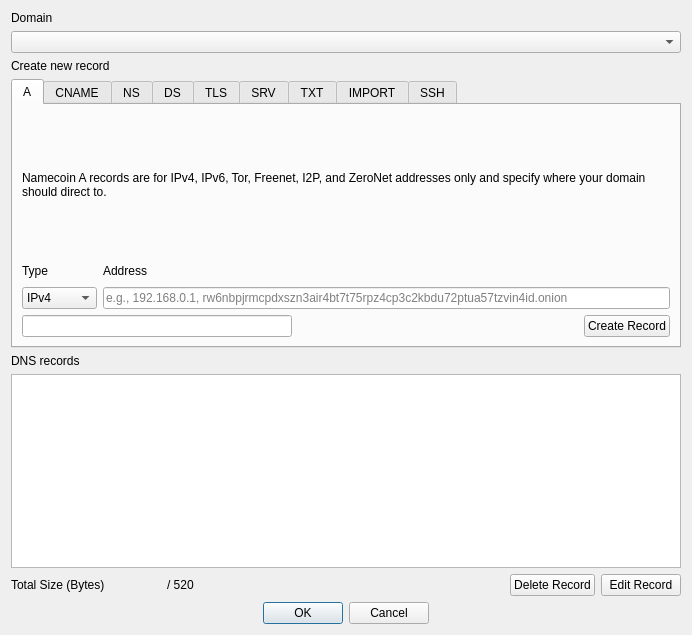
<?xml version="1.0" encoding="UTF-8"?>
<ui version="4.0">
 <class>DNSDialog</class>
 <widget class="QDialog" name="DNSDialog">
  <property name="geometry">
   <rect>
    <x>0</x>
    <y>0</y>
    <width>692</width>
    <height>635</height>
   </rect>
  </property>
  <property name="windowTitle">
   <string>DNS Builder</string>
  </property>
  <property name="modal">
   <bool>true</bool>
  </property>
  <layout class="QVBoxLayout" name="verticalLayout">
   <item>
    <layout class="QVBoxLayout" name="verticalLayout_15">
     <item>
      <widget class="QLabel" name="labelDomain">
       <property name="text">
        <string>Domain</string>
       </property>
      </widget>
     </item>
     <item>
      <widget class="QComboBox" name="comboDomain"/>
     </item>
    </layout>
   </item>
   <item>
    <widget class="QLabel" name="labelCreateRecord">
     <property name="text">
      <string>Create new record</string>
     </property>
     <property name="textFormat">
      <enum>Qt::PlainText</enum>
     </property>
    </widget>
   </item>
   <item>
    <widget class="QTabWidget" name="tabRecords">
     <property name="maximumSize">
      <size>
       <width>16777215</width>
       <height>269</height>
      </size>
     </property>
     <property name="currentIndex">
      <number>0</number>
     </property>
     <widget class="QWidget" name="tabA">
      <attribute name="title">
       <string>A</string>
      </attribute>
      <layout class="QGridLayout" name="gridLayout">
       <item row="0" column="0" colspan="4">
        <widget class="QLabel" name="labelADesc">
         <property name="maximumSize">
          <size>
           <width>16777215</width>
           <height>16777215</height>
          </size>
         </property>
         <property name="text">
          <string>Namecoin A records are for IPv4, IPv6, Tor, Freenet, I2P, and ZeroNet addresses only and specify where your domain should direct to.</string>
         </property>
         <property name="wordWrap">
          <bool>true</bool>
         </property>
        </widget>
       </item>
       <item row="1" column="0" colspan="4">
        <layout class="QHBoxLayout" name="horizontalLayout_2">
         <item>
          <layout class="QVBoxLayout" name="verticalLayout_3">
           <item>
            <widget class="QLabel" name="labelHostType">
             <property name="maximumSize">
              <size>
               <width>16777215</width>
               <height>20</height>
              </size>
             </property>
             <property name="text">
              <string>Type</string>
             </property>
            </widget>
           </item>
           <item>
            <widget class="QComboBox" name="comboHostType">
             <item>
              <property name="text">
               <string>IPv4</string>
              </property>
             </item>
             <item>
              <property name="text">
               <string>IPv6</string>
              </property>
             </item>
             <item>
              <property name="text">
               <string>Tor</string>
              </property>
             </item>
             <item>
              <property name="text">
               <string>Freenet</string>
              </property>
             </item>
             <item>
              <property name="text">
               <string>I2P</string>
              </property>
             </item>
             <item>
              <property name="text">
               <string>ZeroNet</string>
              </property>
             </item>
            </widget>
           </item>
          </layout>
         </item>
         <item>
          <layout class="QVBoxLayout" name="verticalLayout_8">
           <item>
            <widget class="QLabel" name="labelAHostname">
             <property name="maximumSize">
              <size>
               <width>16777215</width>
               <height>20</height>
              </size>
             </property>
             <property name="text">
              <string>Address</string>
             </property>
            </widget>
           </item>
           <item>
            <widget class="QValidatedLineEdit" name="editAHostname">
             <property name="text">
              <string/>
             </property>
             <property name="placeholderText">
              <string>e.g., 192.168.0.1, rw6nbpjrmcpdxszn3air4bt7t75rpz4cp3c2kbdu72ptua57tzvin4id.onion</string>
             </property>
            </widget>
           </item>
          </layout>
         </item>
        </layout>
       </item>
       <item row="2" column="1">
        <spacer name="horizontalSpacer">
         <property name="orientation">
          <enum>Qt::Horizontal</enum>
         </property>
         <property name="sizeHint" stdset="0">
          <size>
           <width>274</width>
           <height>20</height>
          </size>
         </property>
        </spacer>
       </item>
       <item row="2" column="3">
        <widget class="QPushButton" name="btnACreate">
         <property name="text">
          <string>Create Record</string>
         </property>
        </widget>
       </item>
       <item row="2" column="0">
        <widget class="QValidatedLineEdit" name="error_label">
         <property name="enabled">
          <bool>true</bool>
         </property>
         <property name="text">
          <string/>
         </property>
         <property name="placeholderText">
          <string/>
         </property>
        </widget>
       </item>
      </layout>
     </widget>
     <widget class="QWidget" name="tabCNAME">
      <attribute name="title">
       <string>CNAME</string>
      </attribute>
      <layout class="QVBoxLayout" name="verticalLayout_Network">
       <item>
        <widget class="QLabel" name="labelCNAMEDesc">
         <property name="text">
          <string>CNAME records act as an alias by mapping a hostname to another hostname. Absolute domain names must end with a dot (.).</string>
         </property>
         <property name="wordWrap">
          <bool>true</bool>
         </property>
        </widget>
       </item>
       <item>
        <layout class="QHBoxLayout" name="horizontalLayout_6">
         <!-- TODO: Reconcile this with Namecoin Core, which includes a "Hostname" field. -->
         <!--<item>
          <layout class="QVBoxLayout" name="verticalLayout_11">
           <item>
            <widget class="QLabel" name="labelCNAMEHost">
             <property name="maximumSize">
              <size>
               <width>16777215</width>
               <height>20</height>
              </size>
             </property>
             <property name="text">
              <string>Hostname</string>
             </property>
            </widget>
           </item>
           <item>
            <widget class="QValidatedLineEdit" name="editCNAMEHost">
             <property name="placeholderText">
              <string>e.g., www, mail</string>
             </property>
            </widget>
           </item>
          </layout>
         </item>-->
         <item>
          <layout class="QVBoxLayout" name="verticalLayout_12">
           <item>
            <widget class="QLabel" name="labelCNAMEAlias">
             <property name="maximumSize">
              <size>
               <width>16777215</width>
               <height>20</height>
              </size>
             </property>
             <property name="text">
              <string>Alias of</string>
             </property>
            </widget>
           </item>
           <item>
            <widget class="QValidatedLineEdit" name="editCNAMEAlias">
             <property name="text">
              <string/>
             </property>
             <property name="placeholderText">
              <string>e.g., namecoin.bit.</string>
             </property>
            </widget>
           </item>
          </layout>
         </item>
        </layout>
       </item>
       <item>
        <layout class="QHBoxLayout" name="horizontalLayout_7">
         <item>
          <spacer name="horizontalSpacer_3">
           <property name="orientation">
            <enum>Qt::Horizontal</enum>
           </property>
           <property name="sizeHint" stdset="0">
            <size>
             <width>40</width>
             <height>20</height>
            </size>
           </property>
          </spacer>
         </item>
         <item>
          <widget class="QPushButton" name="btnCNAMECreate">
           <property name="text">
            <string>Create Record</string>
           </property>
          </widget>
         </item>
        </layout>
       </item>
      </layout>
     </widget>
     <!--
     <widget class="QWidget" name="tabSOARP">
      <attribute name="title">
       <string>SOA/RP</string>
      </attribute>
      <layout class="QVBoxLayout" name="verticalLayout_Window">
       <item>
        <widget class="QLabel" name="labelSOARPDesc">
         <property name="text">
          <string>Domain holder e-mail address and/or information. (This is recommended at the domain level and will be inserted into the SOA record of DNS bridges.)</string>
         </property>
         <property name="wordWrap">
          <bool>true</bool>
         </property>
        </widget>
       </item>
       <item>
        <layout class="QVBoxLayout" name="verticalLayout_19">
         <item>
          <widget class="QLabel" name="labelSOARPEmail">
           <property name="text">
            <string>Email</string>
           </property>
          </widget>
         </item>
         <item>
          <widget class="QValidatedLineEdit" name="editSOARPEmail">
           <property name="placeholderText">
            <string>e.g., email@host.domain</string>
           </property>
          </widget>
         </item>
         <item>
          <widget class="QLabel" name="labelSOARPInfo">
           <property name="text">
            <string>Info</string>
           </property>
          </widget>
         </item>
         <item>
          <widget class="QLineEdit" name="editSOARPInfo">
           <property name="placeholderText">
            <string>e.g., Example Name</string>
           </property>
          </widget>
         </item>
        </layout>
       </item>
       <item>
        <layout class="QHBoxLayout" name="horizontalLayout_4">
         <item>
          <spacer name="horizontalSpacer_2">
           <property name="orientation">
            <enum>Qt::Horizontal</enum>
           </property>
           <property name="sizeHint" stdset="0">
            <size>
             <width>40</width>
             <height>20</height>
            </size>
           </property>
          </spacer>
         </item>
         <item>
          <widget class="QPushButton" name="btnSOARPCreate">
           <property name="text">
            <string>Create Record</string>
           </property>
          </widget>
         </item>
        </layout>
       </item>
      </layout>
     </widget>
     <widget class="QWidget" name="tabDNAME">
      <attribute name="title">
       <string>DNAME</string>
      </attribute>
      <layout class="QVBoxLayout" name="verticalLayout_Display">
       <item>
        <widget class="QLabel" name="labelDNAMEDesc">
         <property name="text">
          <string>Specifies that all subdomains of this name are translated to the given string before lookup. As with CNAME, absolute domain names must end with a dot (.).</string>
         </property>
         <property name="wordWrap">
          <bool>true</bool>
         </property>
        </widget>
       </item>
       <item>
        <widget class="QValidatedLineEdit" name="editDNAMEHost">
         <property name="placeholderText">
          <string>e.g., otherhost.bit.</string>
         </property>
        </widget>
       </item>
       <item>
        <layout class="QHBoxLayout" name="horizontalLayout_1_Display">
         <item>
          <spacer name="horizontalSpacer_4">
           <property name="orientation">
            <enum>Qt::Horizontal</enum>
           </property>
           <property name="sizeHint" stdset="0">
            <size>
             <width>40</width>
             <height>20</height>
            </size>
           </property>
          </spacer>
         </item>
         <item>
          <widget class="QPushButton" name="btnDNAMECreate">
           <property name="text">
            <string>Create Record</string>
           </property>
          </widget>
         </item>
        </layout>
       </item>
      </layout>
     </widget>
     -->
     <widget class="QWidget" name="tabNS">
      <property name="autoFillBackground">
       <bool>false</bool>
      </property>
      <attribute name="title">
       <string>NS</string>
      </attribute>
      <layout class="QVBoxLayout" name="verticalLayout_2" stretch="0,0,0">
       <item>
        <widget class="QLabel" name="labelNSDesc">
         <property name="text">
          <!-- TODO: Reconcile this text with Namecoin Core, which recommends listing multiple nameservers at once. -->
          <string>Master nameserver of the configured domain. Note that this delegates all IP related responsibility of this domain and its sub-domains to the master server, effectively bypassing other settings (e.g. A records). Absolute domains must end in a dot (.). IP addresses are not allowed.</string>
         </property>
         <property name="wordWrap">
          <bool>true</bool>
         </property>
        </widget>
       </item>
       <item>
        <widget class="QValidatedLineEdit" name="editNSHosts">
         <property name="placeholderText">
          <string>e.g., ns1.myserver.net.</string>
         </property>
        </widget>
       </item>
       <item>
        <layout class="QHBoxLayout" name="horizontalLayout_5">
         <item>
          <spacer name="horizontalSpacer_5">
           <property name="orientation">
            <enum>Qt::Horizontal</enum>
           </property>
           <property name="sizeHint" stdset="0">
            <size>
             <width>40</width>
             <height>20</height>
            </size>
           </property>
          </spacer>
         </item>
         <item>
          <widget class="QPushButton" name="btnNSCreate">
           <property name="text">
            <string>Create Record</string>
           </property>
          </widget>
         </item>
        </layout>
       </item>
      </layout>
     </widget>
     <widget class="QWidget" name="tabDS">
      <attribute name="title">
       <string>DS</string>
      </attribute>
      <layout class="QVBoxLayout" name="verticalLayout_5">
       <item>
        <widget class="QLabel" name="labelDSDesc">
         <property name="text">
          <string>DNSSEC fingerprints for securing the domain when used with DNS via NS. Format roughly mirrors RFC3658.  &lt;a href=&quot;https://www.namecoin.org/docs/name-owners/dnssec/&quot;&gt;See the DNSSEC documentation for more details.&lt;/a&gt;</string>
         </property>
         <property name="wordWrap">
          <bool>true</bool>
         </property>
         <property name="openExternalLinks">
          <bool>true</bool>
         </property>
        </widget>
       </item>
       <item>
        <layout class="QHBoxLayout" name="horizontalLayout_8">
         <item>
          <layout class="QVBoxLayout" name="verticalLayout_6">
           <item>
            <widget class="QLabel" name="labelDSKeyTag">
             <property name="maximumSize">
              <size>
               <width>16777215</width>
               <height>20</height>
              </size>
             </property>
             <property name="text">
              <string>Keytag</string>
             </property>
            </widget>
           </item>
           <item>
            <widget class="QValidatedLineEdit" name="editDSKeyTag">
             <property name="placeholderText">
              <string>e.g., 31381</string>
             </property>
            </widget>
           </item>
          </layout>
         </item>
         <item>
          <layout class="QVBoxLayout" name="verticalLayout_7">
           <item>
            <widget class="QLabel" name="labelDSAlgorithm">
             <property name="maximumSize">
              <size>
               <width>75</width>
               <height>20</height>
              </size>
             </property>
             <property name="text">
              <string>Algorithm</string>
             </property>
            </widget>
           </item>
           <item>
            <widget class="QValidatedLineEdit" name="editDSAlgorithm">
             <property name="maximumSize">
              <size>
               <width>75</width>
               <height>16777215</height>
              </size>
             </property>
             <property name="placeholderText">
              <string>e.g., 8</string>
             </property>
            </widget>
           </item>
          </layout>
         </item>
         <item>
          <layout class="QVBoxLayout" name="verticalLayout_10">
           <item>
            <widget class="QLabel" name="labelDSHashType">
             <property name="maximumSize">
              <size>
               <width>75</width>
               <height>20</height>
              </size>
             </property>
             <property name="text">
              <string>HashType</string>
             </property>
            </widget>
           </item>
           <item>
            <widget class="QValidatedLineEdit" name="editDSHashType">
             <property name="maximumSize">
              <size>
               <width>75</width>
               <height>16777215</height>
              </size>
             </property>
             <property name="placeholderText">
              <string>e.g., 1</string>
             </property>
            </widget>
           </item>
          </layout>
         </item>
         <item>
          <layout class="QVBoxLayout" name="verticalLayout_14">
           <item>
            <widget class="QLabel" name="labelDSHash">
             <property name="maximumSize">
              <size>
               <width>16777215</width>
               <height>20</height>
              </size>
             </property>
             <property name="text">
              <string>Hash (Base64)</string>
             </property>
            </widget>
           </item>
           <item>
            <widget class="QValidatedLineEdit" name="editDSHash">
             <property name="placeholderText">
              <string>e.g., pA1W...ceTI=</string>
             </property>
            </widget>
           </item>
          </layout>
         </item>
        </layout>
       </item>
       <item>
        <layout class="QHBoxLayout" name="horizontalLayout_9">
         <item>
          <spacer name="horizontalSpacer_6">
           <property name="orientation">
            <enum>Qt::Horizontal</enum>
           </property>
           <property name="sizeHint" stdset="0">
            <size>
             <width>40</width>
             <height>20</height>
            </size>
           </property>
          </spacer>
         </item>
         <item>
          <widget class="QPushButton" name="btnDSCreate">
           <property name="text">
            <string>Create Record</string>
           </property>
          </widget>
         </item>
        </layout>
       </item>
      </layout>
     </widget>
     <widget class="QWidget" name="tabTLS">
      <attribute name="title">
       <string>TLS</string>
      </attribute>
      <layout class="QVBoxLayout" name="verticalLayout_9">
       <item>
        <widget class="QLabel" name="labelTLSDesc">
         <property name="text">
          <string>A TLS record authenticates TLS servers without a public certificate authority.  TLS records are valid for &lt;code&gt;example.bit&lt;/code&gt; and all subdomains.  You can generate a TLS record via:&lt;br&gt;&lt;code&gt;generate_nmc_cert -use-ca -use-aia -host example.bit&lt;/code&gt;&lt;br&gt;&lt;a href=&quot;https://www.namecoin.org/docs/name-owners/tls/&quot;&gt;See the TLS documentation for more details.&lt;/a&gt;</string>
         </property>
         <property name="wordWrap">
          <bool>true</bool>
         </property>
         <property name="openExternalLinks">
          <bool>true</bool>
         </property>
        </widget>
       </item>
       <item>
        <widget class="QLabel" name="label_24">
         <property name="text">
          <string>DANE-TA Public Key (Base64)</string>
         </property>
        </widget>
       </item>
       <item>
        <widget class="QPlainTextEdit" name="editTLSData">
         <property name="placeholderText">
          <string>e.g., MFkwEwYHKoZIzj0CAQYIKoZIzj0DAQcDQgAEURoQKhqi6Sghol6CAPyw/YgO4tK1IrAkWe/QT1VouB9toJSBmR7BxmsIPS+OAaFwaLNhyV5K4cAED8HZTaYwWQ==</string>
         </property>
        </widget>
       </item>
       <item>
        <layout class="QHBoxLayout" name="horizontalLayout_16">
         <item>
          <spacer name="horizontalSpacer_8">
           <property name="orientation">
            <enum>Qt::Horizontal</enum>
           </property>
           <property name="sizeHint" stdset="0">
            <size>
             <width>40</width>
             <height>20</height>
            </size>
           </property>
          </spacer>
         </item>
         <item>
          <widget class="QPushButton" name="btnTLSCreate">
           <property name="text">
            <string>Create Record</string>
           </property>
          </widget>
         </item>
        </layout>
       </item>
      </layout>
     </widget>
     <widget class="QWidget" name="tabSRV">
      <attribute name="title">
       <string>SRV</string>
      </attribute>
      <layout class="QVBoxLayout" name="verticalLayout_20">
       <item>
        <widget class="QLabel" name="labelSRVDesc">
         <property name="text">
          <string>Used to identify hosts that support particular services (e.g., IMAP, POP, SMTP, XMPP, Matrix, or Mumble). In the host field, absolute domain names must end with a dot (.).</string>
         </property>
         <property name="wordWrap">
          <bool>true</bool>
         </property>
        </widget>
       </item>
       <item>
        <layout class="QHBoxLayout" name="horizontalLayout_11">
         <item>
          <layout class="QVBoxLayout" name="verticalLayout_21">
           <item>
            <widget class="QLabel" name="labelSRVPriority">
             <property name="maximumSize">
              <size>
               <width>55</width>
               <height>20</height>
              </size>
             </property>
             <property name="text">
              <string>Priority</string>
             </property>
            </widget>
           </item>
           <item>
            <widget class="QValidatedLineEdit" name="editSRVPriority">
             <property name="maximumSize">
              <size>
               <width>80</width>
               <height>16777215</height>
              </size>
             </property>
             <property name="placeholderText">
              <string>e.g., 10</string>
             </property>
            </widget>
           </item>
          </layout>
         </item>
         <item>
          <layout class="QVBoxLayout" name="verticalLayout_23">
           <item>
            <widget class="QLabel" name="labelSRVWeight">
             <property name="maximumSize">
              <size>
               <width>90</width>
               <height>20</height>
              </size>
             </property>
             <property name="text">
              <string>Weight</string>
             </property>
            </widget>
           </item>
           <item>
            <widget class="QValidatedLineEdit" name="editSRVWeight">
             <property name="maximumSize">
              <size>
               <width>90</width>
               <height>16777215</height>
              </size>
             </property>
             <property name="placeholderText">
              <string>e.g., 100</string>
             </property>
            </widget>
           </item>
          </layout>
         </item>
         <item>
          <layout class="QVBoxLayout" name="verticalLayout_24">
           <item>
            <widget class="QLabel" name="labelSRVPort">
             <property name="maximumSize">
              <size>
               <width>55</width>
               <height>20</height>
              </size>
             </property>
             <property name="text">
              <string>Port</string>
             </property>
            </widget>
           </item>
           <item>
            <widget class="QValidatedLineEdit" name="editSRVPort">
             <property name="maximumSize">
              <size>
               <width>75</width>
               <height>16777215</height>
              </size>
             </property>
             <property name="placeholderText">
              <string>e.g., 443</string>
             </property>
            </widget>
           </item>
          </layout>
         </item>
         <item>
          <layout class="QVBoxLayout" name="verticalLayout_26">
           <item>
            <widget class="QLabel" name="labelSRVHost">
             <property name="maximumSize">
              <size>
               <width>16777215</width>
               <height>20</height>
              </size>
             </property>
             <property name="text">
              <string>Host</string>
             </property>
            </widget>
           </item>
           <item>
            <widget class="QValidatedLineEdit" name="editSRVHost">
             <property name="placeholderText">
              <string>e.g., namecoin.bit.</string>
             </property>
            </widget>
           </item>
          </layout>
         </item>
        </layout>
       </item>
       <item>
        <layout class="QHBoxLayout" name="horizontalLayout_17">
         <item>
          <spacer name="horizontalSpacer_9">
           <property name="orientation">
            <enum>Qt::Horizontal</enum>
           </property>
           <property name="sizeHint" stdset="0">
            <size>
             <width>40</width>
             <height>20</height>
            </size>
           </property>
          </spacer>
         </item>
         <item>
          <widget class="QPushButton" name="btnSRVCreate">
           <property name="text">
            <string>Create Record</string>
           </property>
          </widget>
         </item>
        </layout>
       </item>
      </layout>
     </widget>
     <widget class="QWidget" name="tabTXT">
      <attribute name="title">
       <string>TXT</string>
      </attribute>
      <layout class="QVBoxLayout" name="verticalLayout_22">
       <item>
        <widget class="QLabel" name="labelTXTDesc">
         <property name="text">
          <string>TXT records are used to associate a string of text with a hostname. These are primarily used for verification.

</string>
         </property>
         <property name="wordWrap">
          <bool>true</bool>
         </property>
        </widget>
       </item>
       <item>
        <widget class="QLineEdit" name="editTXTData">
         <property name="placeholderText">
          <string>Paste text string here</string>
         </property>
        </widget>
       </item>
       <item>
        <layout class="QHBoxLayout" name="horizontalLayout_12">
         <item>
          <spacer name="horizontalSpacer_10">
           <property name="orientation">
            <enum>Qt::Horizontal</enum>
           </property>
           <property name="sizeHint" stdset="0">
            <size>
             <width>40</width>
             <height>20</height>
            </size>
           </property>
          </spacer>
         </item>
         <item>
          <widget class="QPushButton" name="btnTXTCreate">
           <property name="text">
            <string>Create Record</string>
           </property>
          </widget>
         </item>
        </layout>
       </item>
      </layout>
     </widget>
     <widget class="QWidget" name="tabIMPORT">
      <attribute name="title">
       <string>IMPORT</string>
      </attribute>
      <layout class="QVBoxLayout" name="verticalLayout_27">
       <item>
        <widget class="QLabel" name="labelIMPORTDesc">
         <property name="text">
          <string>Imports specified entries from another Namecoin name and merges with the current one. Optionally, import entries and associate them with a designated subdomain.  &lt;a href=&quot;https://www.namecoin.org/docs/name-owners/delegated-alteration/&quot;&gt;See the Delegated Alteration documentation for more details.&lt;/a&gt;</string>
         </property>
         <property name="wordWrap">
          <bool>true</bool>
         </property>
         <property name="openExternalLinks">
          <bool>true</bool>
         </property>
        </widget>
       </item>
       <item>
        <layout class="QHBoxLayout" name="horizontalLayout_18">
         <item>
          <layout class="QVBoxLayout" name="verticalLayout_28">
           <item>
            <widget class="QLabel" name="labelIMPORTName">
             <property name="maximumSize">
              <size>
               <width>16777215</width>
               <height>20</height>
              </size>
             </property>
             <property name="text">
              <string>Namecoin Name</string>
             </property>
            </widget>
           </item>
           <item>
            <widget class="QValidatedLineEdit" name="editIMPORTName">
             <property name="placeholderText">
              <string>e.g., d/othername</string>
             </property>
            </widget>
           </item>
          </layout>
         </item>
         <item>
          <layout class="QVBoxLayout" name="verticalLayout_29">
           <item>
            <widget class="QLabel" name="labelIMPORTSubdomain">
             <property name="maximumSize">
              <size>
               <width>16777215</width>
               <height>20</height>
              </size>
             </property>
             <property name="text">
              <string>Subdomain (optional)</string>
             </property>
            </widget>
           </item>
           <item>
            <widget class="QValidatedLineEdit" name="editIMPORTSubdomain">
             <property name="placeholderText">
              <string>e.g., www</string>
             </property>
            </widget>
           </item>
          </layout>
         </item>
        </layout>
       </item>
       <item>
        <layout class="QHBoxLayout" name="horizontalLayout_13">
         <item>
          <spacer name="horizontalSpacer_11">
           <property name="orientation">
            <enum>Qt::Horizontal</enum>
           </property>
           <property name="sizeHint" stdset="0">
            <size>
             <width>40</width>
             <height>20</height>
            </size>
           </property>
          </spacer>
         </item>
         <item>
          <widget class="QPushButton" name="btnIMPORTCreate">
           <property name="text">
            <string>Create Record</string>
           </property>
          </widget>
         </item>
        </layout>
       </item>
      </layout>
     </widget>
     <widget class="QWidget" name="tabSSHFP">
      <attribute name="title">
       <string>SSH</string>
      </attribute>
      <layout class="QVBoxLayout" name="verticalLayout_30">
       <item>
        <widget class="QLabel" name="labelSSHFPDesc">
         <property name="text">
          <string>SSH records are used to identify an SSH server fingerprint associated with a domain.</string>
         </property>
        </widget>
       </item>
       <item>
        <layout class="QHBoxLayout" name="horizontalLayout_19">
         <item>
          <layout class="QVBoxLayout" name="verticalLayout_31">
           <item>
            <widget class="QLabel" name="labelSSHFPAlgorithm">
             <property name="maximumSize">
              <size>
               <width>80</width>
               <height>20</height>
              </size>
             </property>
             <property name="text">
              <string>Algorithm</string>
             </property>
            </widget>
           </item>
           <item>
            <widget class="QValidatedLineEdit" name="editSSHFPAlgorithm">
             <property name="maximumSize">
              <size>
               <width>80</width>
               <height>16777215</height>
              </size>
             </property>
             <property name="placeholderText">
              <string>e.g., 2</string>
             </property>
            </widget>
           </item>
          </layout>
         </item>
         <item>
          <layout class="QVBoxLayout" name="verticalLayout_33">
           <item>
            <widget class="QLabel" name="labelSSHFPFingerprintType">
             <property name="maximumSize">
              <size>
               <width>120</width>
               <height>20</height>
              </size>
             </property>
             <property name="text">
              <string>Fingerprint Type</string>
             </property>
            </widget>
           </item>
           <item>
            <widget class="QValidatedLineEdit" name="editSSHFPFingerprintType">
             <property name="maximumSize">
              <size>
               <width>120</width>
               <height>16777215</height>
              </size>
             </property>
             <property name="placeholderText">
              <string>e.g., 1</string>
             </property>
            </widget>
           </item>
          </layout>
         </item>
         <item>
          <layout class="QVBoxLayout" name="verticalLayout_34">
           <item>
            <widget class="QLabel" name="labelSSHFPFingerprint">
             <property name="maximumSize">
              <size>
               <width>16777215</width>
               <height>20</height>
              </size>
             </property>
             <property name="text">
              <string>Fingerprint (Base64)</string>
             </property>
            </widget>
           </item>
           <item>
            <widget class="QValidatedLineEdit" name="editSSHFPFingerprint">
             <property name="placeholderText">
              <string>e.g., EjRWeJq83vZ4kBI0VniavN72eJA=</string>
             </property>
            </widget>
           </item>
          </layout>
         </item>
        </layout>
       </item>
       <item>
        <layout class="QHBoxLayout" name="horizontalLayout_14">
         <item>
          <spacer name="horizontalSpacer_12">
           <property name="orientation">
            <enum>Qt::Horizontal</enum>
           </property>
           <property name="sizeHint" stdset="0">
            <size>
             <width>40</width>
             <height>20</height>
            </size>
           </property>
          </spacer>
         </item>
         <item>
          <widget class="QPushButton" name="btnSSHFPCreate">
           <property name="text">
            <string>Create Record</string>
           </property>
          </widget>
         </item>
        </layout>
       </item>
      </layout>
     </widget>
    </widget>
   </item>
   <item>
    <layout class="QVBoxLayout" name="layoutDNSRecords">
     <item>
      <widget class="QLabel" name="labelDNSRecords">
       <property name="text">
        <string>DNS records</string>
       </property>
      </widget>
     </item>
     <item>
      <!-- TODO: Reconcile this with Namecoin Core's version, which uses QListWidget -->
      <widget class="QTableView" name="listDNSRecords">
       <property name="minimumSize">
        <size>
         <width>0</width>
         <height>150</height>
        </size>
       </property>
      </widget>
     </item>
     <item>
      <layout class="QHBoxLayout" name="horizontalLayout_10">
       <item>
        <widget class="QLabel" name="totalSize">
         <property name="text">
          <string>Total Size (Bytes)</string>
         </property>
        </widget>
       </item>
       <item>
        <widget class="QLabel" name="labelBytes">
         <property name="minimumSize">
          <size>
           <width>50</width>
           <height>0</height>
          </size>
         </property>
         <property name="text">
          <string/>
         </property>
        </widget>
       </item>
       <item>
        <widget class="QLabel" name="labelOfTotal">
         <property name="text">
          <string>/ 520</string>
         </property>
        </widget>
       </item>
       <item>
        <spacer name="horizontalSpacer_7">
         <property name="orientation">
          <enum>Qt::Horizontal</enum>
         </property>
         <property name="sizeHint" stdset="0">
          <size>
           <width>40</width>
           <height>20</height>
          </size>
         </property>
        </spacer>
       </item>
       <item>
        <widget class="QPushButton" name="btnDeleteRecord">
         <property name="text">
          <string>Delete Record</string>
         </property>
        </widget>
       </item>
       <item>
        <widget class="QPushButton" name="btnEditRecord">
         <property name="text">
          <string>Edit Record</string>
         </property>
        </widget>
       </item>
      </layout>
     </item>
    </layout>
   </item>
   <item>
    <!-- TODO: Reconcile this with Namecoin Core's version (commented out below) -->
    <!-- TODO: Ask upstream Electrum to switch to QDialogButtonBox. -->
    <widget class="QDialogButtonBox" name="buttonBox">
     <property name="standardButtons">
      <set>QDialogButtonBox::Cancel|QDialogButtonBox::Ok</set>
     </property>
     <property name="centerButtons">
      <bool>true</bool>
     </property>
    </widget>
   </item>
  </layout>
 </widget>
    <!--<layout class="QHBoxLayout" name="horizontalLayout_Buttons">
     <item>
      <layout class="QVBoxLayout" name="verticalLayout_4">
       <item>
        <layout class="QHBoxLayout" name="horizontalLayout">
         <item>
          <widget class="QPushButton" name="btnOK">
           <property name="text">
            <string>&amp;OK</string>
           </property>
           <property name="autoDefault">
            <bool>false</bool>
           </property>
           <property name="default">
            <bool>true</bool>
           </property>
          </widget>
         </item>
         <item>
          <widget class="QPushButton" name="btnCancel">
           <property name="text">
            <string>&amp;Cancel</string>
           </property>
           <property name="autoDefault">
            <bool>false</bool>
           </property>
          </widget>
         </item>
        </layout>
       </item>
      </layout>
     </item>
    </layout>-->
 <customwidgets>
  <customwidget>
   <class>QValidatedLineEdit</class>
   <extends>QLineEdit</extends>
   <header>qvalidatedlineedit.h</header>
  </customwidget>
 </customwidgets>
 <resources/>
 <connections>
  <connection>
   <sender>buttonBox</sender>
   <signal>accepted()</signal>
   <receiver>DNSDialog</receiver>
   <slot>accept()</slot>
   <hints>
    <hint type="sourcelabel">
     <x>248</x>
     <y>254</y>
    </hint>
    <hint type="destinationlabel">
     <x>157</x>
     <y>274</y>
    </hint>
   </hints>
  </connection>
  <connection>
   <sender>buttonBox</sender>
   <signal>rejected()</signal>
   <receiver>DNSDialog</receiver>
   <slot>reject()</slot>
   <hints>
    <hint type="sourcelabel">
     <x>248</x>
     <y>254</y>
    </hint>
    <hint type="destinationlabel">
     <x>157</x>
     <y>274</y>
    </hint>
   </hints>
  </connection>
 </connections>
</ui>
